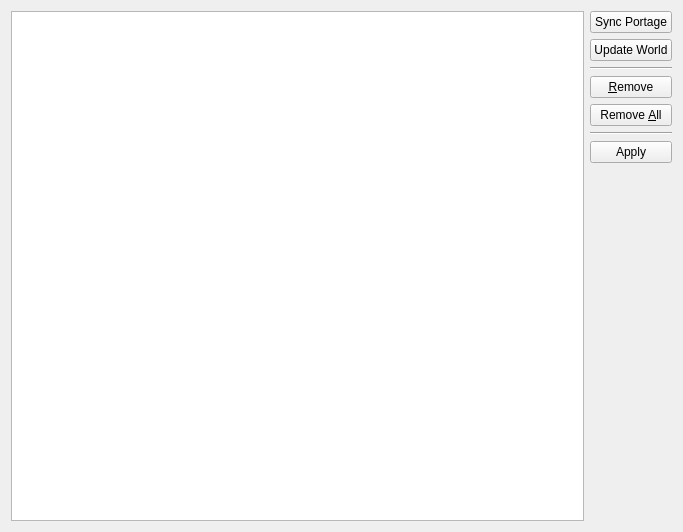
<?xml version="1.0" encoding="UTF-8"?>
<ui version="4.0">
 <class>QueueBase</class>
 <widget class="QWidget" name="QueueBase">
  <property name="geometry">
   <rect>
    <x>0</x>
    <y>0</y>
    <width>683</width>
    <height>532</height>
   </rect>
  </property>
  <property name="sizePolicy">
   <sizepolicy hsizetype="MinimumExpanding" vsizetype="MinimumExpanding">
    <horstretch>0</horstretch>
    <verstretch>0</verstretch>
   </sizepolicy>
  </property>
  <property name="windowTitle">
   <string>Form1</string>
  </property>
  <layout class="QHBoxLayout" name="horizontalLayout">
   <item>
    <widget class="QTableView" name="queueView"/>
   </item>
   <item>
    <layout class="QVBoxLayout" name="verticalLayout">
     <item>
      <widget class="QPushButton" name="pbSync">
       <property name="text">
        <string>Sync Portage</string>
       </property>
      </widget>
     </item>
     <item>
      <widget class="QPushButton" name="pbUpdate">
       <property name="text">
        <string>Update World</string>
       </property>
      </widget>
     </item>
     <item>
      <widget class="Line" name="line1">
       <property name="orientation">
        <enum>Qt::Horizontal</enum>
       </property>
      </widget>
     </item>
     <item>
      <widget class="QPushButton" name="pbRemove">
       <property name="maximumSize">
        <size>
         <width>32767</width>
         <height>25</height>
        </size>
       </property>
       <property name="toolTip">
        <string>Remove selected package from Queue</string>
       </property>
       <property name="text">
        <string>&amp;Remove</string>
       </property>
       <property name="shortcut">
        <string>Alt+R</string>
       </property>
       <property name="autoDefault">
        <bool>false</bool>
       </property>
      </widget>
     </item>
     <item>
      <widget class="QPushButton" name="pbClear">
       <property name="maximumSize">
        <size>
         <width>32767</width>
         <height>25</height>
        </size>
       </property>
       <property name="toolTip">
        <string>Remove all packages in Queue</string>
       </property>
       <property name="text">
        <string>Remove &amp;All</string>
       </property>
       <property name="shortcut">
        <string>Alt+A</string>
       </property>
       <property name="autoDefault">
        <bool>false</bool>
       </property>
      </widget>
     </item>
     <item>
      <widget class="Line" name="line2">
       <property name="orientation">
        <enum>Qt::Horizontal</enum>
       </property>
      </widget>
     </item>
     <item>
      <widget class="QPushButton" name="pbApply">
       <property name="toolTip">
        <string>Start emerge of all packages in Queue</string>
       </property>
       <property name="text">
        <string>Apply</string>
       </property>
       <property name="shortcut">
        <string>Alt+2</string>
       </property>
      </widget>
     </item>
     <item>
      <spacer name="spacer">
       <property name="orientation">
        <enum>Qt::Vertical</enum>
       </property>
       <property name="sizeType">
        <enum>QSizePolicy::MinimumExpanding</enum>
       </property>
       <property name="sizeHint" stdset="0">
        <size>
         <width>20</width>
         <height>200</height>
        </size>
       </property>
      </spacer>
     </item>
    </layout>
   </item>
  </layout>
 </widget>
 <layoutdefault spacing="6" margin="11"/>
 <resources/>
 <connections/>
</ui>
